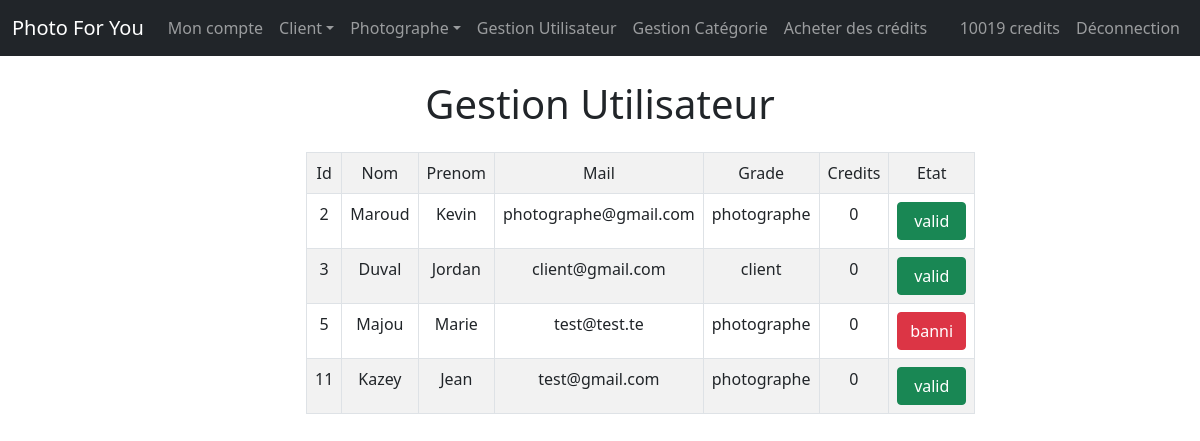
Page /gestion-utilisateur.php (signed in) on the earlier database version.
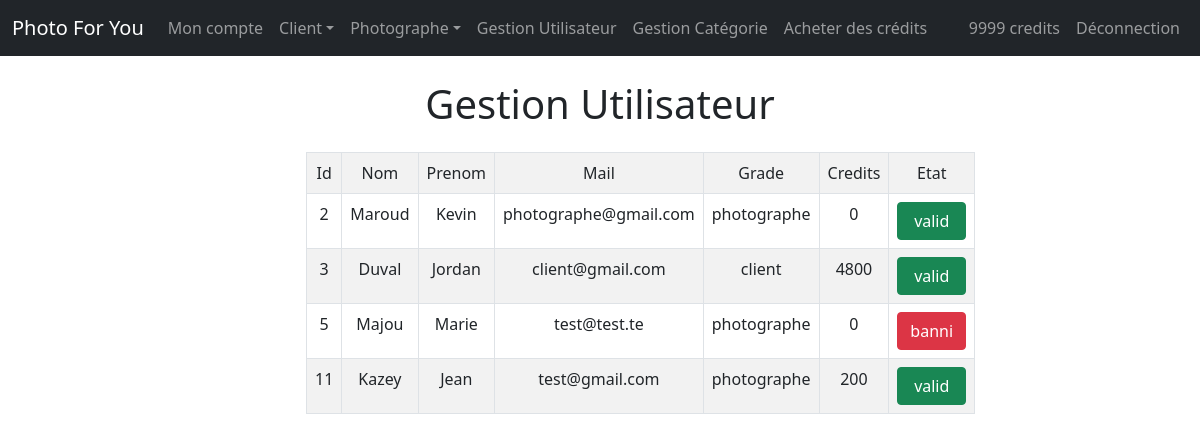
Same page on the later database version.
### tables this page shows
CREATE TABLE IF NOT EXISTS `user` (
  `id` int(11) NOT NULL AUTO_INCREMENT,
  `nom` varchar(40) NOT NULL,
  `prenom` varchar(40) NOT NULL,
  `pseudo` varchar(20) NOT NULL,
  `img_profil` varchar(50) NOT NULL,
  `mail` varchar(40) NOT NULL,
  `mdp` varchar(40) NOT NULL,
  `grade` varchar(40) NOT NULL,
  `SIRET` varchar(14) DEFAULT NULL,
  `credits` int(11) NOT NULL DEFAULT '0',
  `etat` varchar(15) NOT NULL,
  PRIMARY KEY (`id`)
);

### gestion-utilisateur.php (the view, shortened to what this page needs)
<!DOCTYPE html>
<html lang="fr">
<head>
	<?php include "includes/head.php"; ?>
</head>
	<body>
		<?php
		include "includes/bdd.php";
		include "includes/nav.php";
		?>
		<h1 class="text-center mt-4">Gestion Utilisateur</h1>
        <div class="row justify-content-center mt-4">
            <div class="col-6 text-center">
				<table class="table table-bordered table-striped">
					<tr>
						<td>Id</td>
						<td>Nom</td>
						<td>Prenom</td>
						<td>Mail</td>
						<td>Grade</td>
						<td>Credits</td>
						<td>Etat</td>
					</tr>
					<?php
        			    $req = $bdd->query("SELECT * FROM User WHERE grade != 'admin'");
        			    $data = $req->fetchAll();
        			    foreach ($data as $li){
        			        echo '<tr>';
        			        echo '<td>'.$li['id'].'</td>';
        			        echo '<td>'.$li['nom'].'</td>';
        			        echo '<td>'.$li['prenom'].'</td>';
        			        echo '<td>'.$li['mail'].'</td>';
        			        echo '<td>'.$li['grade'].'</td>';
        			        echo '<td>'.$li['credits'].'</td>';
							if($li['etat'] == 'banni'){
								echo '<td><a href="modif-etat-user.php?id='.$li['id'].'&etat='.$li['etat'].'"><button class="h-100 w-100 btn btn-danger">'.$li['etat'].'</td>';
							}
							if($li['etat'] == 'valid'){
								echo '<td><a href="modif-etat-user.php?id='.$li['id'].'&etat='.$li['etat'].'"><button class="h-100 w-100 btn btn-success">'.$li['etat'].'</td>';
							}
        			        echo '</tr/>';
        			    }
        			?>
				</table>
			</div>
		</div>
	</body>
</html>

### includes/nav.php (shortened to what this page needs)
<nav class="navbar navbar-expand-lg navbar-dark bg-dark">
  <div class="container-fluid">
    <a class="navbar-brand" href="index.php">Photo For You</a>
    <div class="collapse navbar-collapse" id="navbarSupportedContent">
      <ul class="navbar-nav me-auto">
        <?php
      if(isset($_SESSION['grade'])){
          echo '<li class="nav-item"><a class="nav-link" href="profil.php?id='.$_SESSION['id'].'">Mon compte</a></li>';
      }
          ?>
<?php
        if(isset($_SESSION['grade'])){
          if($_SESSION['grade'] == 'admin'){
            echo '<li class="nav-item dropdown">';
              echo '<a class="nav-link dropdown-toggle" href="#" id="navbarDropdown" role="button" data-bs-toggle="dropdown" aria-expanded="false">Client</a>';
            echo '</li>';
            echo '<li class="nav-item dropdown">';
              echo '<a class="nav-link dropdown-toggle" href="#" id="navbarDropdown" role="button" data-bs-toggle="dropdown" aria-expanded="false">Photographe</a>';
              echo '</li>';
            $req = $bdd->query("SELECT acte, lien FROM navbar WHERE droit=3");
            $data = $req->fetchAll();
            foreach ($data as $li){
              echo '<li class="nav-item"><a class="nav-link" href='.$li['lien'].'>'.$li['acte'].'</a></li>';
            }
          }
          if($_SESSION['grade']){
            echo '<li class="nav-item"><a class="nav-link" href="acheter-des-credits.php">Acheter des crédits</a></li>';
          }
        }
?>
      </ul>
      <ul class="navbar-nav">
<?php
        if (isset($_SESSION['grade'])) {
          $req = $bdd->prepare("SELECT credits FROM user WHERE id = :id");
          $req->bindValue(':id', $_SESSION['id']);
          $req->execute();
          $data = $req->fetch(\PDO::FETCH_OBJ);
          $credits = $data->credits;
          echo '<li class="nav-item"><a class="nav-link" href="acheter-des-credits.php">'.$credits.' credits</a></li>';
        }
        ?>
<?php
        if(isset($_SESSION['grade'])){
          echo '<li class="nav-item"><a class="nav-link" href="includes/logout.php">Déconnection</a></li>';
        }else{
          echo '<li class="nav-item"><a class="nav-link" href="connexion.php">Connexion</a></li>';
          echo '<li class="nav-item"><a class="nav-link" href="inscription.php">Inscription</a></li>';
        }
?>
      </ul>
    </div>
  </div>
</nav>

Differences in the rows shown:
changed user (number 1 of 5 on the later page): credits "10019" → "9999"
changed user "Duval": credits "0" → "4800"
changed user "Kazey": credits "0" → "200"
